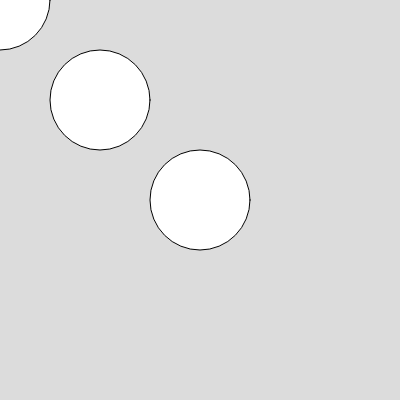
Frame 1 (no input)
Frame 60 (no input): identical to frame 1, image omitted
Frame 120 (the mouse pressed at the canvas centre since frame 60): identical to frame 1, image omitted

The p5.js sketch that drew this single still picture (run headless with seeded random() and noise() and a simulated clock; from frame 60 on, the mouse is pressed at the canvas centre):

// p5.js sketch
// ── sketch.js
function setup() {
  createCanvas(400, 400);
}

let ran = (lower, upper) => (Math.floor(Math.random()*(upper-lower+1)+lower));

let intialise = (n) => {    //set value of array with size n to 0
  let arr=[];
  for(let i=0;i<n;i++){
    arr.push(0);
  }
  return arr;
}

function intialiseAcc(n){    //starting from 0 to n-1, with size n
  let arr=[];
  //arr=new Array();
  for(let i=0;i<n;i++){
    arr.push(i);
  }
  return arr;
}

//console.table(intialise(3));
/*for(let i=0;i<=30;i++){
  console.log(ran(2,5));
}*/

function ranNoRepeat(arr){
  let flag=intialise(10);    //if flag is used, then flag[n]=1, 1 is occupied
  let n=ran(0, 10);
  arr=intialiseAcc(10);
  for(let i=0;i<arr.length;i++){
    while(flag[n]===1){
      n=ran(0, 10);
    }
    arr[n]=i;
    flag[n]=1;
  }
  return arr;
}

let a;
a=ranNoRepeat(a);
console.table(a);

function draw() {
  background(220);
  for(let i=0;i<=2;i++){
    ellipse(i*100, i*100, 100, 100);
  }
}
